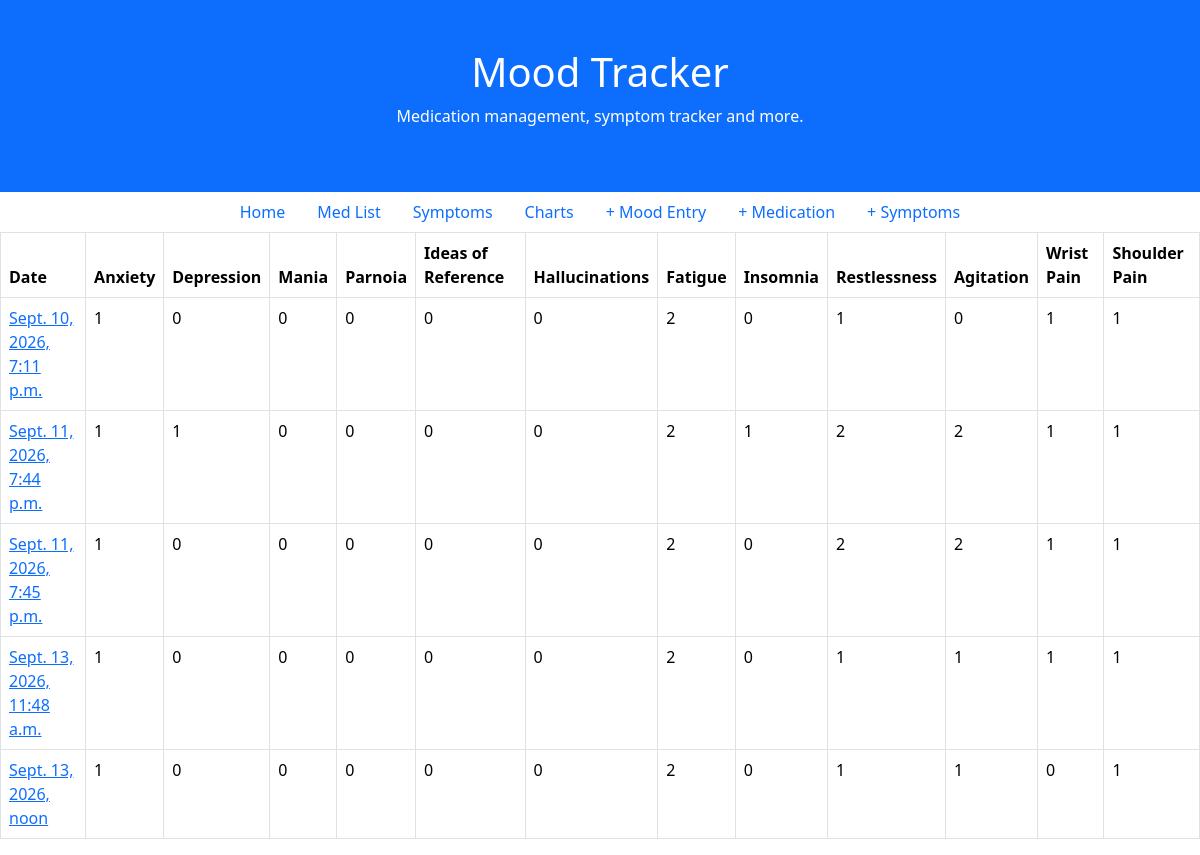
The app's page /symptoms/ with its own data.
### symptoms/models.py (models this page shows, shortened)
class Symptom(models.Model):
    author = models.ForeignKey(
        "auth.User",
        on_delete=models.CASCADE,
    )
    datetime = models.DateTimeField(auto_now_add=True)
    notes = models.CharField(max_length=200)
    Anxiety = models.IntegerField()
    Depression = models.IntegerField()
    Mania = models.IntegerField()
    Paranoia = models.IntegerField()
    IdeasOfReference = models.IntegerField()
    Hallucinations = models.IntegerField()
    Fatigue = models.IntegerField()
    Insomnia = models.IntegerField()
    Restlessness = models.IntegerField()
    Agitation = models.IntegerField()
    WristPain = models.IntegerField()
    ShoulderPain = models.IntegerField()
    def get_absolute_url(self):
        return reverse("symptoms_detail",kwargs={"pk":self.pk})

### symptoms/views.py (the view)
# urls.py: path('symptoms/', SymptomsList.as_view(), name='symptoms'),
class SymptomsList(ListView):
    model = Symptom
    template_name = "symptoms_table.html"

### templates/symptoms_table.html
{% extends "base.html" %}
{% block content %}
<table class="table table-bordered table-hover">
    <thead>
        <tr>
            <th>Date</th>
            <th>Anxiety</th>
            <th>Depression</th>
            <th>Mania</th>
            <th>Parnoia</th>
            <th>Ideas of Reference</th>
            <th>Hallucinations</th>
            <th>Fatigue</th>
            <th>Insomnia</th>
            <th>Restlessness</th>
            <th>Agitation</th>
            <th>Wrist Pain</th>
            <th>Shoulder Pain</th>
        </tr>
    </thead>
    <tbody>
        {% for symptom in symptom_list %}
        <tr>
            <td><a href="{{ symptom.get_absolute_url }}">{{ symptom.datetime }}</a></td>
            <td>{{ symptom.Anxiety }}</td>
            <td>{{ symptom.Depression }}</td>
            <td>{{ symptom.Mania }}</td>
            <td>{{ symptom.Paranoia }}</td>
            <td>{{ symptom.IdeasOfReference }}</td>
            <td>{{ symptom.Hallucinations }}</td>
            <td>{{ symptom.Fatigue }}</td>
            <td>{{ symptom.Insomnia }}</td>
            <td>{{ symptom.Restlessness }}</td>
            <td>{{ symptom.Agitation }}</td>
            <td>{{ symptom.WristPain }}</td>
            <td>{{ symptom.ShoulderPain }}</td>
        </tr>
        {% empty %}
        <tr>
            <td colspan="4">No entries found in the database.</td>
        </tr>
        {% endfor %}
    </tbody>
</table>
{% endblock content %}

### static/css/base.css (style rules this page uses)
a { color: red; }

### records on screen
Symptom: datetime "Sept. 10, 2026, 7:11 p.m.", Anxiety "1", Depression "0", Mania "0", Paranoia "0", IdeasOfReference "0", Hallucinations "0", Fatigue "2", Insomnia "0", Restlessness "1", Agitation "0", WristPain "1", ShoulderPain "1"
Symptom: datetime "Sept. 11, 2026, 7:44 p.m.", Anxiety "1", Depression "1", Mania "0", Paranoia "0", IdeasOfReference "0", Hallucinations "0", Fatigue "2", Insomnia "1", Restlessness "2", Agitation "2", WristPain "1", ShoulderPain "1"
Symptom: datetime "Sept. 11, 2026, 7:45 p.m.", Anxiety "1", Depression "0", Mania "0", Paranoia "0", IdeasOfReference "0", Hallucinations "0", Fatigue "2", Insomnia "0", Restlessness "2", Agitation "2", WristPain "1", ShoulderPain "1"
Symptom: datetime "Sept. 13, 2026, 11:48 a.m.", Anxiety "1", Depression "0", Mania "0", Paranoia "0", IdeasOfReference "0", Hallucinations "0", Fatigue "2", Insomnia "0", Restlessness "1", Agitation "1", WristPain "1", ShoulderPain "1"
Symptom: datetime "Sept. 13, 2026, noon", Anxiety "1", Depression "0", Mania "0", Paranoia "0", IdeasOfReference "0", Hallucinations "0", Fatigue "2", Insomnia "0", Restlessness "1", Agitation "1", WristPain "0", ShoulderPain "1"
